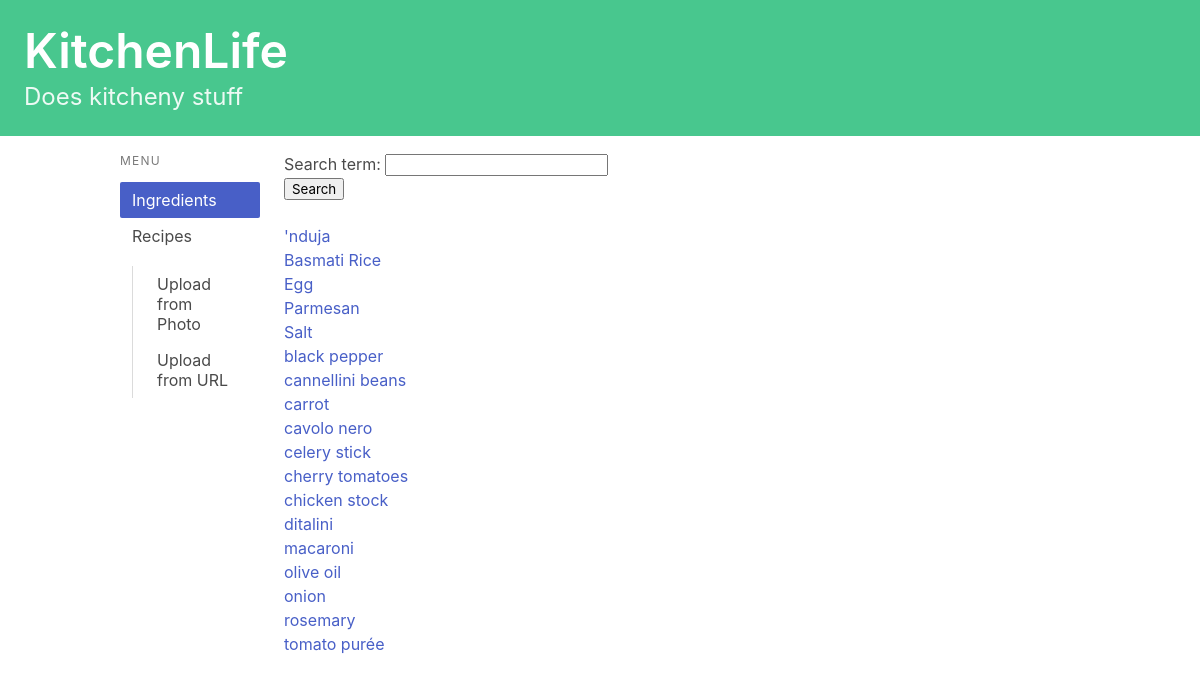
Before: /recipes/ingredients/ with the older database file.
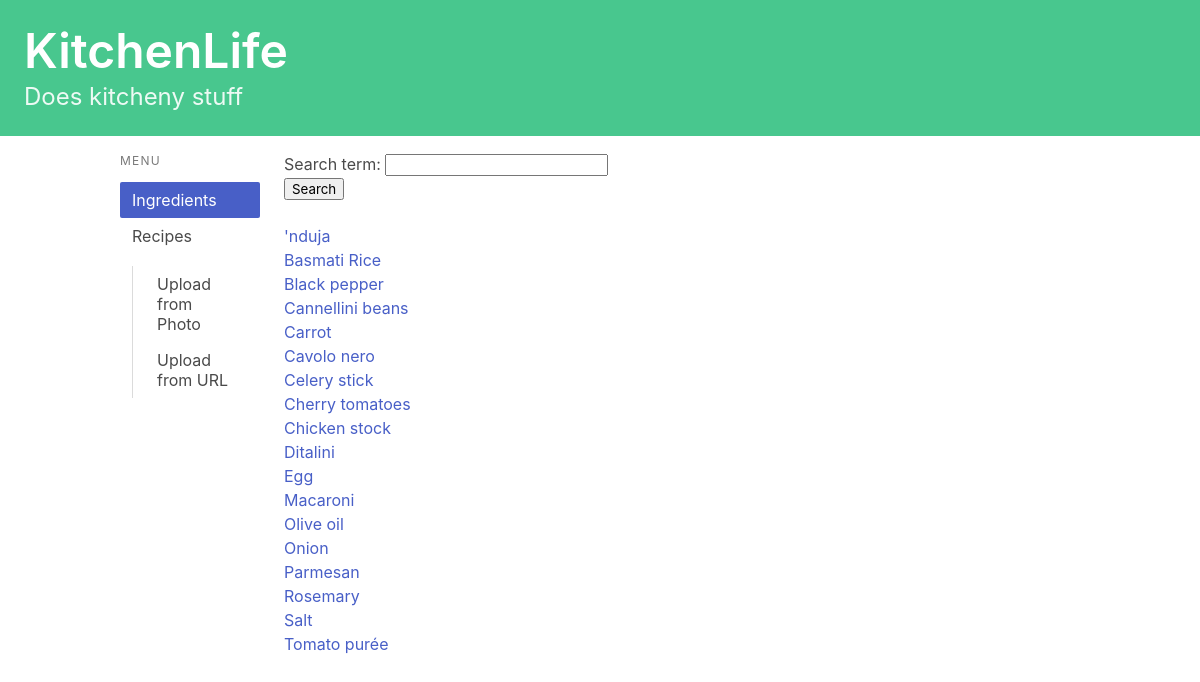
After: the same page with the newer database file.
### recipes/models.py (models this page shows, shortened)
class Ingredient(models.Model):
    ingredient_name = models.CharField(max_length=50)
    ingredient_uses = models.ManyToManyField(Recipe)

### recipes/views.py (the view)
# urls.py: path('ingredients/', views.ingredients_index, name='ingredients_index'),
def ingredients_index(request):
    if request.method == 'POST':
        form = SearchForm(request.POST)
        if form.is_valid():
            filtered_ingredient = form.cleaned_data['search_term']
            ingredient_list = Ingredient.objects.filter(ingredient_name__contains=filtered_ingredient).order_by("ingredient_name")
    else:
        form = SearchForm()
        ingredient_list = Ingredient.objects.all().order_by("ingredient_name")
    context = {'ingredient_list': ingredient_list, 'form': form}
    return render(request, 'recipes/ingredients_index.html', context)

### recipes/forms.py
class SearchForm(forms.Form):
    search_term = forms.CharField(max_length=50)

### recipes/templatetags/is_active.py (called while the page is built)
@register.simple_tag
def is_active(request, url):
    if reverse(url) == request.path:
        return "is-active"
    return ""

### recipes/templates/recipes/ingredients_index.html (shortened to what this page needs)
{% extends 'base.html' %}
{% block content %}
<ul>
    <form method="post">
         {{ form.as_p }}
        <button type="submit">Search</button>
    </form>
    <br>
{% if ingredient_list %}
    {% for ingredient in ingredient_list %}
    <li><a href="{% url 'recipes:ingredient_detail' ingredient.id %}">{{ ingredient.ingredient_name }}</a></li>
    {% endfor %}
{% else %}
    <p>No ingredients are available.</p>
{% endif %}
</ul>
{% endblock content %}

### kitchenlife/templates/base.html (shortened to what this page needs)
<!DOCTYPE html>
<html lang="en">
{% load is_active %}
<head>
    <link rel="stylesheet"
          href="https://cdn.jsdelivr.net/npm/bulma@0.9.3/css/bulma.min.css">
</head>
<body>
    <a href="{% url 'index' %} ">
    <section class="hero is-small is-success mb-4">
        <div class="hero-body">
            <h1 class="title is-1">KitchenLife</h1>
            <p class="subtitle is-4">
                Does kitcheny stuff
            </p>
        </div>
    </section>
    </a>
    <div class="container">
        <div class="columns">
            <div class="column is-2">
                <aside class="menu">
                  <p class="menu-label">
                    Menu
                  </p>
                  <ul class="menu-list">
                    <li><a  href="{% url 'recipes:ingredients_index' %}" class="{% is_active request 'recipes:ingredients_index' %}">Ingredients</a></li>
                  </ul>
                  <ul class="menu-list">
                    <li>
                        <a href="{% url 'recipes:index' %}" class="{% is_active request 'recipes:index' %}">Recipes</a>
                            <ul>
                                <li><a href="{% url 'recipes:upload_photo' %}" class="{% is_active request 'recipes:upload_photo' %}">Upload from Photo</a></li>
                                <li><a href="{% url 'recipes:upload_url' %}" class="{% is_active request 'recipes:upload_url' %}">Upload from URL</a></li>
                            </ul>
                    </li>
                  </ul>
                </aside>
            </div>
            <div class="column">
                {% block content %}
                {% endblock content %}
            </div>
        </div>
    </div>
</body>
</html>

Changed rows visible on the page:
changed Ingredient: ingredient_name "black pepper" → "Black pepper"
changed Ingredient: ingredient_name "cannellini beans" → "Cannellini beans"
changed Ingredient: ingredient_name "carrot" → "Carrot"
changed Ingredient: ingredient_name "cavolo nero" → "Cavolo nero"
changed Ingredient: ingredient_name "celery stick" → "Celery stick"
changed Ingredient: ingredient_name "cherry tomatoes" → "Cherry tomatoes"
changed Ingredient: ingredient_name "chicken stock" → "Chicken stock"
changed Ingredient: ingredient_name "ditalini" → "Ditalini"
shown differently, row unchanged: Ingredient "Egg": moves down the list
changed Ingredient: ingredient_name "macaroni" → "Macaroni"
changed Ingredient: ingredient_name "olive oil" → "Olive oil"
changed Ingredient: ingredient_name "onion" → "Onion"
shown differently, row unchanged: Ingredient "Parmesan": moves down the list
changed Ingredient: ingredient_name "rosemary" → "Rosemary"
shown differently, row unchanged: Ingredient "Salt": moves down the list
changed Ingredient: ingredient_name "tomato purée" → "Tomato purée"
